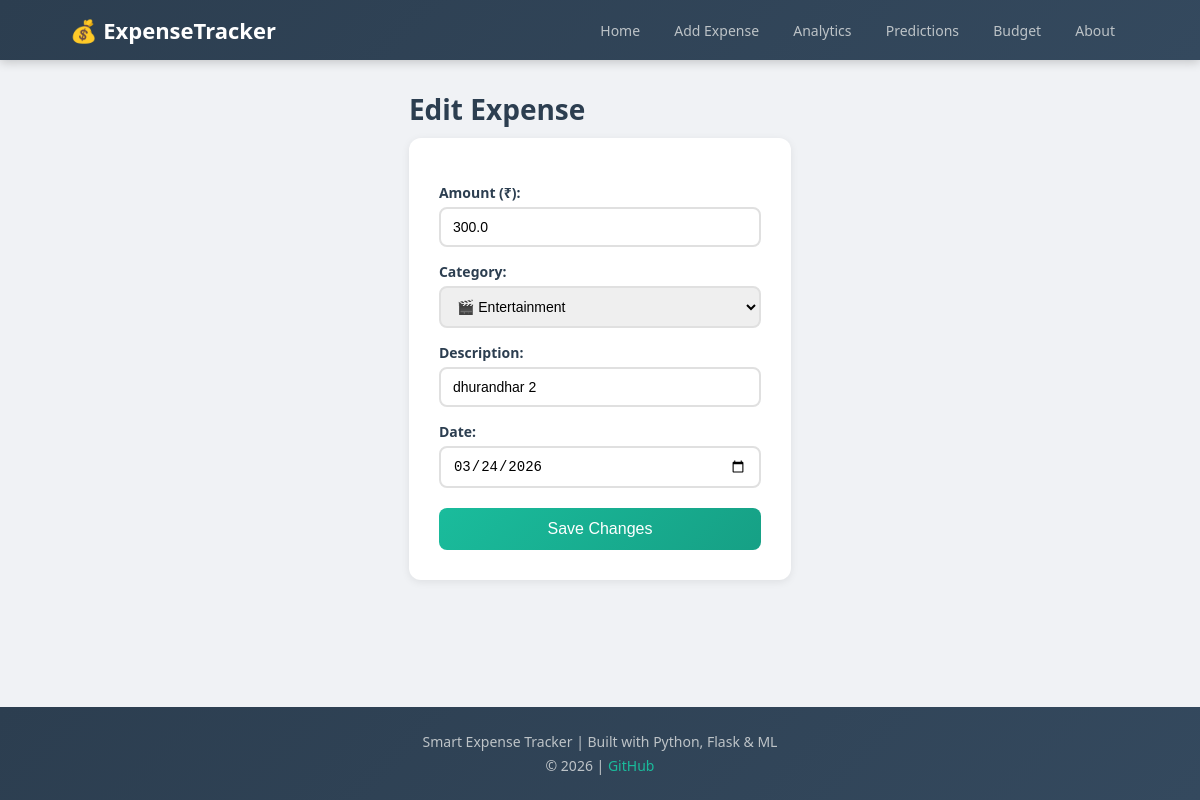
The app's page /edit/4 with its own data.
### tables this page shows
CREATE TABLE expenses (
            id INTEGER PRIMARY KEY AUTOINCREMENT,
            amount REAL NOT NULL,
            category TEXT NOT NULL,
            description TEXT,
            date TEXT NOT NULL
        );

### app.py (the view, shortened to what this page needs)
@app.route('/edit/<int:id>', methods=['GET', 'POST'])
def edit(id):
    conn = get_db_connection()
    expense = conn.execute(
        'SELECT * FROM expenses WHERE id = ?', (id,)
    ).fetchone()
    conn.close()
    return render_template('edit.html', expense = expense)

### app.py (called while the page is built)
def get_db_connection():
    conn = sqlite3.connect('expenses.db')
    conn.row_factory = sqlite3.Row
    return conn

### templates/edit.html (shortened to what this page needs)
{% extends 'base.html' %}
{% block content %}
    <h1>Edit Expense</h1>
    <form method="POST" action="/edit/{{ expense['id'] }}">
        <label for="amount">Amount (₹):</label>
        <input type="number" id="amount" name="amount"
               value="{{ expense['amount'] }}" required>
        <label for="category">Category:</label>
        <select id="category" name="category" required>
            <option value="Entertainment" {% if expense['category'] == 'Entertainment' %}selected{% endif %}>🎬 Entertainment</option>
        </select>
        <label for="description">Description:</label>
        <input type="text" id="description" name="description"
               value="{{ expense['description'] }}" >
        <label for="date">Date:</label>
        <input type="date" id="date" name="date"
               value="{{ expense['date'] }}" required>
        <button type="submit">Save Changes</button>
    </form>
{% endblock %}

### static/style.css (style rules this page uses)
* { margin: 0; padding: 0; box-sizing: border-box; }
body { font-family: 'Segoe UI', Tahoma, Geneva, Verdana, sans-serif; background-color: #f0f2f5; color: #333; min-height: 100vh; display: flex; flex-direction: column; }
html, body { overflow-x: hidden; width: 100%; }
h1 { color: #2c3e50; margin-bottom: 10px; font-size: 28px; }
form { background: white; padding: 30px; border-radius: 12px; box-shadow: 0 2px 8px rgba(0,0,0,0.08); max-width: 500px; }
label { display: block; margin-top: 15px; margin-bottom: 5px; font-weight: bold; color: #2c3e50; font-size: 14px; }
input, select { width: 100%; padding: 10px 12px; border: 2px solid #e0e0e0; border-radius: 8px; font-size: 14px; transition: border-color 0.3s ease; }
button { margin-top: 20px; padding: 12px 30px; background: linear-gradient(135deg, #1abc9c, #16a085); color: white; border: none; border-radius: 8px; font-size: 16px; cursor: pointer; width: 100%; transition: transform 0.2s ease, box-shadow 0.2s ease; }

### records on screen
expenses: amount "300.0", category "🎬 Entertainment", description "dhurandhar 2", date "03/24/2026"
